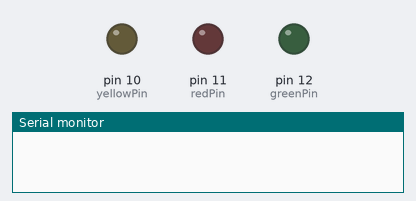
This sketch was run on a simulated Arduino Uno, built with avr-gcc and run on an emulated ATmega328P. Shown: output pins drawn as LEDs (lit = HIGH), the last lines printed to the serial monitor.

Above: at 0.01 s.
At 5.2 s:
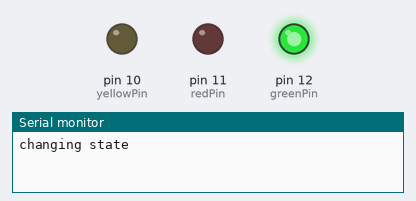
At 19.5 s:
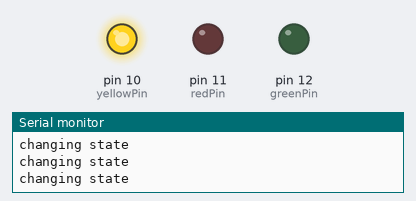
At 31.9 s:
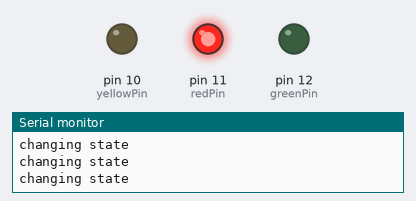
Timing chart, 0 to 33.4 s (numbered marks = the images above):
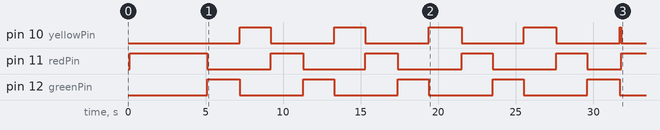

Measured:
- by itself, pin 10 (yellowPin): goes 3 × (LOW 4.1 s, HIGH 2.0 s), LOW 4.1 s, HIGH 0.10 s, then LOW
- by itself, pin 11 (redPin): goes 4 × (LOW 4.1 s, HIGH 2.1 s), LOW 2.2 s, then HIGH

The sketch:

cood.ino
```cpp
const int greenPin = 12;
const int redPin = 11;
const int yellowPin = 10;
enum State {red, green, yellow};
State lightStatus = red;
int count= 0;
int timeToSwitch = 0;
void(* resetFunc) (void) = 0;//declare reset function at address 0
void setup() {
  // put your setup code here, to run once:
  pinMode(greenPin, OUTPUT);
  pinMode(redPin, OUTPUT);
  pinMode(yellowPin, OUTPUT);

  timeToSwitch = millis() + 5000;
  Serial.begin(9600);
}

void loop() {

  if(millis() > timeToSwitch) {
    nextState();
    timeToSwitch = millis() + 2000;
    Serial.println("changing state");
    count++;
  }
  delay(100);
  // put your main code here, to run repeatedly:
  digitalWrite( greenPin, lightStatus == green);
  digitalWrite( redPin, lightStatus == red);
  digitalWrite( yellowPin, lightStatus == yellow);
  if(count == 14){
    //reseting
    resetFunc();
    }
}

void nextState() {
  switch(lightStatus) {
    case green:
      lightStatus = yellow;
      break;
    case yellow:
     lightStatus = red;
     break;
    case red:
     lightStatus = green;
     break;
   default:
     break;
  }
}
```
